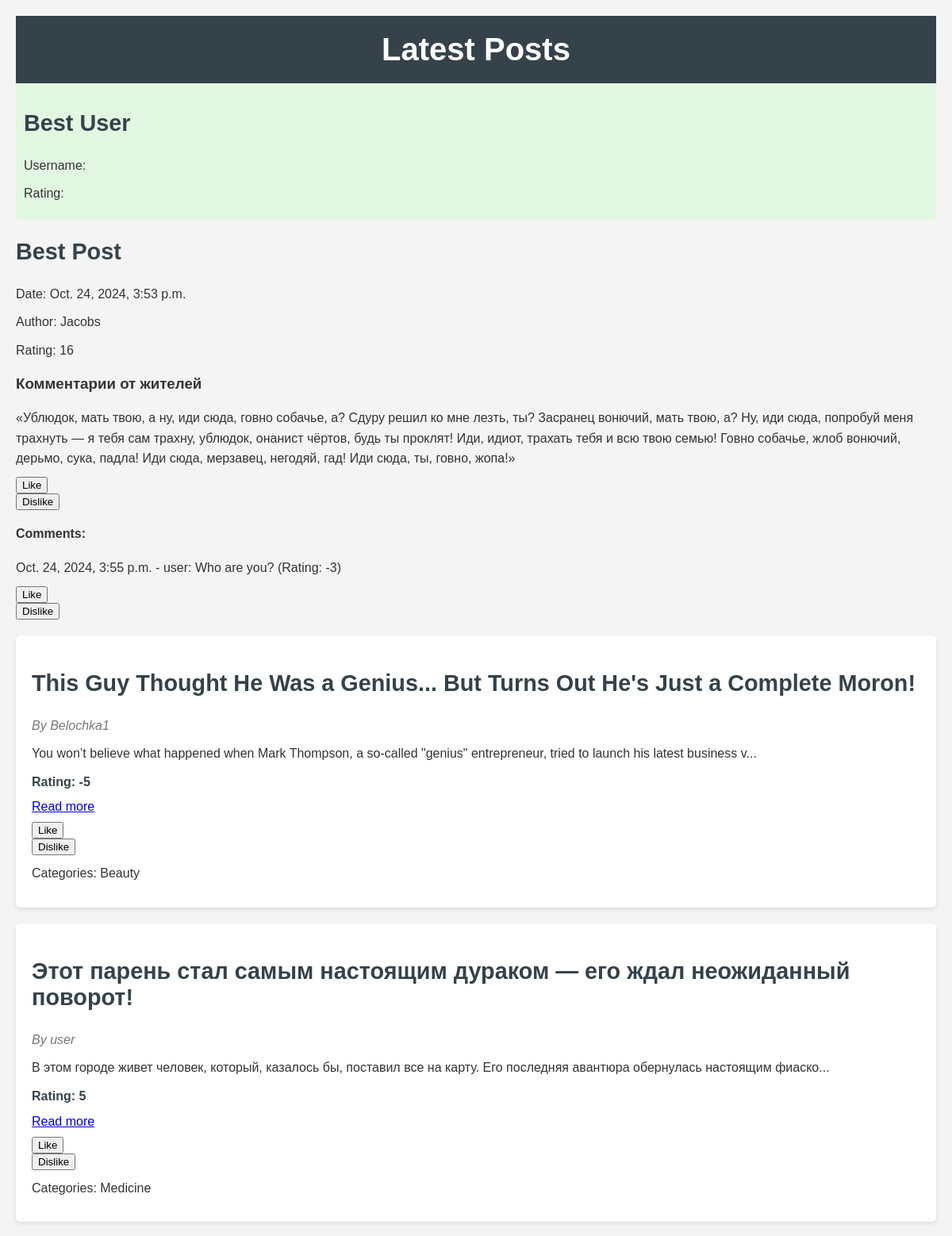
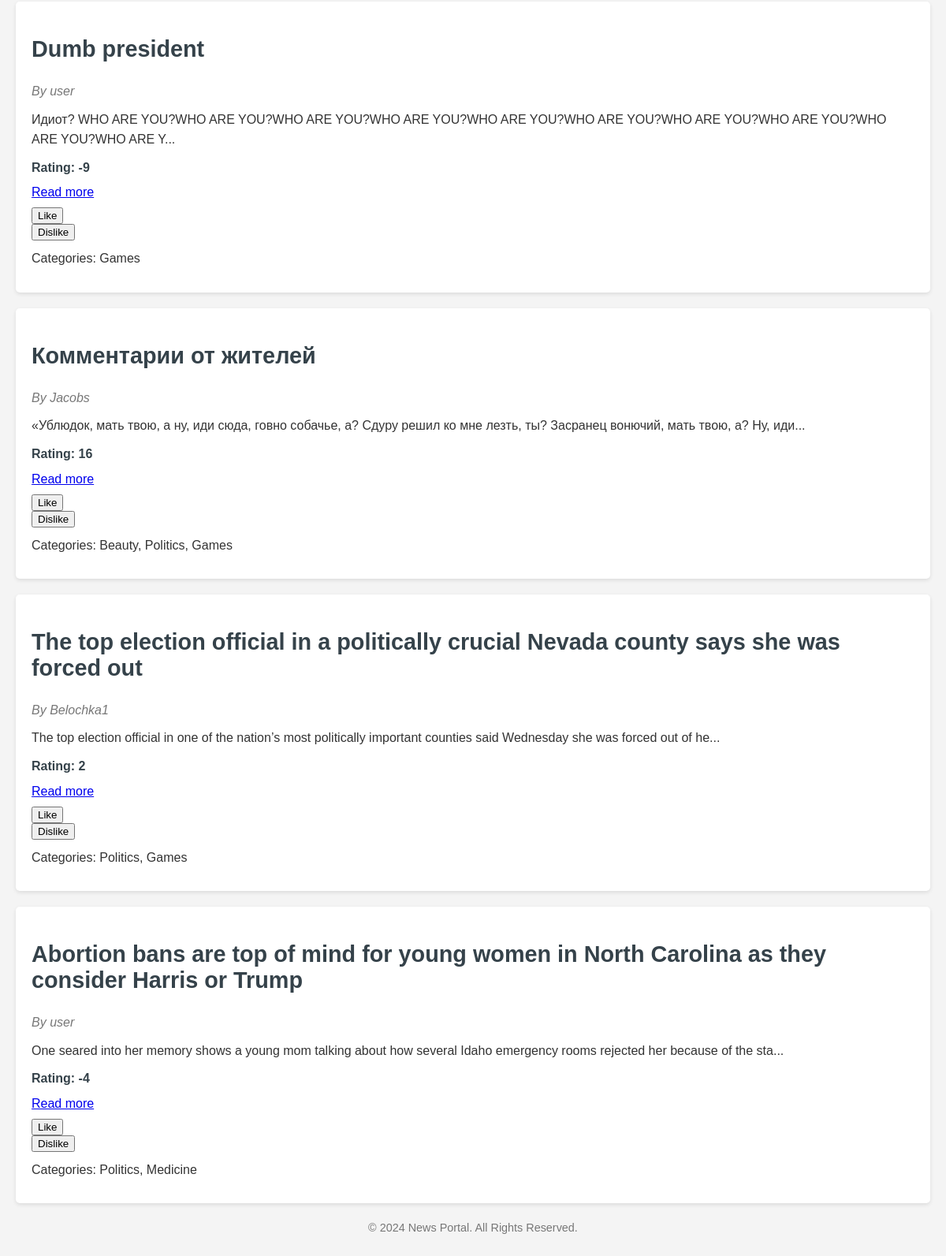
The page / on the database its author committed (2 pictures, top to bottom).
### news/models.py (models this page shows, shortened)
class Post(models.Model):
    ARTICLE = 'AR'
    NEWS = 'NE'
    POST_TYPE_CHOICES = [
        (ARTICLE, 'Article'),
        (NEWS, 'News'),
    ]
    author = models.ForeignKey(Author, on_delete=models.CASCADE)
    post_type = models.CharField(max_length=2, choices=POST_TYPE_CHOICES)
    created_at = models.DateTimeField(auto_now_add=True)
    categories = models.ManyToManyField(Category, through='PostCategory')
    title = models.CharField(max_length=255)
    content = models.TextField()
    rating = models.IntegerField(default=0)
    def preview(self):
        return self.content[:124] + '...' if len(self.content) > 124 else self.content

class Author(models.Model):
    user = models.OneToOneField(User, on_delete=models.CASCADE)
    rating = models.IntegerField(default=0)

class Comment(models.Model):
    post = models.ForeignKey(Post, on_delete=models.CASCADE, related_name='comments')
    user = models.ForeignKey(User, on_delete=models.CASCADE)
    text = models.TextField()
    created_at = models.DateTimeField(auto_now_add=True)
    rating = models.IntegerField(default=0)

class Category(models.Model):
    name = models.CharField(max_length=100, unique=True)

### news/views.py (the view)
# urls.py: path('', home_view, name='home'),
def home_view(request):
    posts = Post.objects.order_by('-created_at')
    best_user = Post.objects.filter(author__rating__isnull=False).order_by('-author__rating').first()
    best_post = Post.objects.order_by('-rating').first()
    comments = best_post.comments.all() if best_post else []
    context = {
        'posts': posts,
        'best_user': best_user.author if best_user else None,
        'best_post': best_post,
        'comments': comments,
    }
    return render(request, 'home.html', context)

### news/templates/home.html (shortened to what this page needs)
{% load news.filters %}
<!DOCTYPE html>
<html lang="en">
<head>
</head>
<body>
    <header>
        <h1>Latest Posts</h1>
    </header>
    <div class="best-user">
        <h2>Best User</h2>
        {% if best_user %}
            <p>Username: {{ best_user.username }}</p>
            <p>Rating: {{ best_user.author.rating }}</p>
        {% else %}
            <p>No users found.</p>
        {% endif %}
    </div>
    <div class="best-post">
        <h2>Best Post</h2>
        {% if best_post %}
            <p>Date: {{ best_post.created_at }}</p>
            <p>Author: {{ best_post.author.user.username }}</p>
            <p>Rating: {{ best_post.rating }}</p>
            <h3>{{ best_post.title|censor }}</h3>
            <p>{{ best_post.content|censor }}</p>
            <div class="like-dislike">
                <form action="{% url 'like_post' best_post.id %}" method="post">{% csrf_token %}
                    <button type="submit">Like</button>
                </form>
                <form action="{% url 'dislike_post' best_post.id %}" method="post">{% csrf_token %}
                    <button type="submit">Dislike</button>
                </form>
            </div>
            <h4>Comments:</h4>
            {% for comment in comments %}
                <p>{{ comment.created_at }} - {{ comment.user.username }}: {{ comment.text|censor }} (Rating: {{ comment.rating }})</p>
                <div class="like-dislike">
                    <form action="{% url 'like_comment' comment.id %}" method="post">{% csrf_token %}
                        <button type="submit">Like</button>
                    </form>
                    <form action="{% url 'dislike_comment' comment.id %}" method="post">{% csrf_token %}
                        <button type="submit">Dislike</button>
                    </form>
                </div>
            {% empty %}
                <p>No comments yet.</p>
            {% endfor %}
        {% else %}
            <p>No posts available.</p>
        {% endif %}
    </div>
    {% if posts %}
        {% for post in posts %}
            <article>
                <h2>{{ post.title|censor }}</h2>
                <p class="author">By {{ post.author.user.username }}</p>
                <p>{{ post.preview|censor }}</p>
                <p class="rating">Rating: {{ post.rating }}</p>
                <a href="{% url 'news_detail' post.id %}">Read more</a>
                <div class="like-dislike">
                    <form action="{% url 'like_post' post.id %}" method="post">{% csrf_token %}
                        <button type="submit">Like</button>
                    </form>
                    <form action="{% url 'dislike_post' post.id %}" method="post">{% csrf_token %}
                        <button type="submit">Dislike</button>
                    </form>
                </div>
                <p class="categories">Categories:
                    {% for category in post.categories.all %}
                        {{ category.name }}{% if not forloop.last %}, {% endif %}
                    {% endfor %}
                </p>
            </article>
        {% endfor %}
    {% else %}
        <p class="no-posts">No posts available.</p>
    {% endif %}
    <footer>
        <p>&copy; 2024 News Portal. All Rights Reserved.</p>
    </footer>
</body>
</html>

### news/templates/home.html (style rules this page uses)
body { font-family: Arial, sans-serif; background-color: #f4f4f4; color: #333; margin: 0; padding: 20px; }
header { background: #35424a; color: #ffffff; padding: 20px 0; text-align: center; }
h1 { margin: 0; font-size: 2.5em; }
article { background: white; margin: 20px 0; padding: 20px; border-radius: 5px; box-shadow: 0 2px 5px rgba(0, 0, 0, 0.1); }
h2 { color: #35424a; font-size: 1.8em; }
p { line-height: 1.6; margin: 10px 0; }
.author { font-style: italic; color: #777; }
.rating { font-weight: bold; color: #35424a; }
footer { text-align: center; margin-top: 20px; font-size: 0.9em; color: #777; }
.best-user { background: #e2f7e2; padding: 10px; border-radius: 5px; }
.like-dislike { margin-top: 10px; }

### rows shown on the page
Post: created_at "Oct. 24, 2024, 3:53 p.m.", author.user.username "Jacobs", rating "16", title|censor "Комментарии от жителей", content|censor "«Ублюдок, мать твою, а ну, иди сюда, говно собачье, а? Сдуру решил ко мне лезть, ты? Засранец вонючий, мать твою, а? Ну, иди сюда, попробуй меня трахнуть — я тебя сам трахну, ублюдок, онанист чёртов, будь ты проклят! Иди, идиот, трахать тебя и всю твою семью! Говно собачье, жлоб вонючий, дерьмо, сука, падла! Иди сюда, мерзавец, негодяй, гад! Иди сюда, ты, говно, жопа!»", preview|censor "«Ублюдок, мать твою, а ну, иди сюда, говно собачье, а? Сдуру решил ко мне лезть, ты? Засранец вонючий, мать твою, а? Ну, иди..."
Comment: created_at "Oct. 24, 2024, 3:55 p.m.", user.username "user", text|censor "Who are you?", rating "-3"
Post: title|censor "This Guy Thought He Was a Genius... But Turns Out He's Just a Complete Moron!", author.user.username "Belochka1", preview|censor "You won’t believe what happened when Mark Thompson, a so-called \"genius\" entrepreneur, tried to launch his latest business v...", rating "-5"
Category: name "Beauty"
Post: title|censor "Этот парень стал самым настоящим дураком — его ждал неожиданный поворот!", author.user.username "user", preview|censor "В этом городе живет человек, который, казалось бы, поставил все на карту. Его последняя авантюра обернулась настоящим фиаско...", rating "5"
Category: name "Medicine"
Post: title|censor "Dumb president", author.user.username "user", preview|censor "Идиот? WHO ARE YOU?WHO ARE YOU?WHO ARE YOU?WHO ARE YOU?WHO ARE YOU?WHO ARE YOU?WHO ARE YOU?WHO ARE YOU?WHO ARE YOU?WHO ARE Y...", rating "-9"
Category: name "Games"
Category: name "Politics"
Post: title|censor "The top election official in a politically crucial Nevada county says she was forced out", author.user.username "Belochka1", preview|censor "The top election official in one of the nation’s most politically important counties said Wednesday she was forced out of he...", rating "2"
Post: title|censor "Abortion bans are top of mind for young women in North Carolina as they consider Harris or Trump", author.user.username "user", preview|censor "One seared into her memory shows a young mom talking about how several Idaho emergency rooms rejected her because of the sta...", rating "-4"
